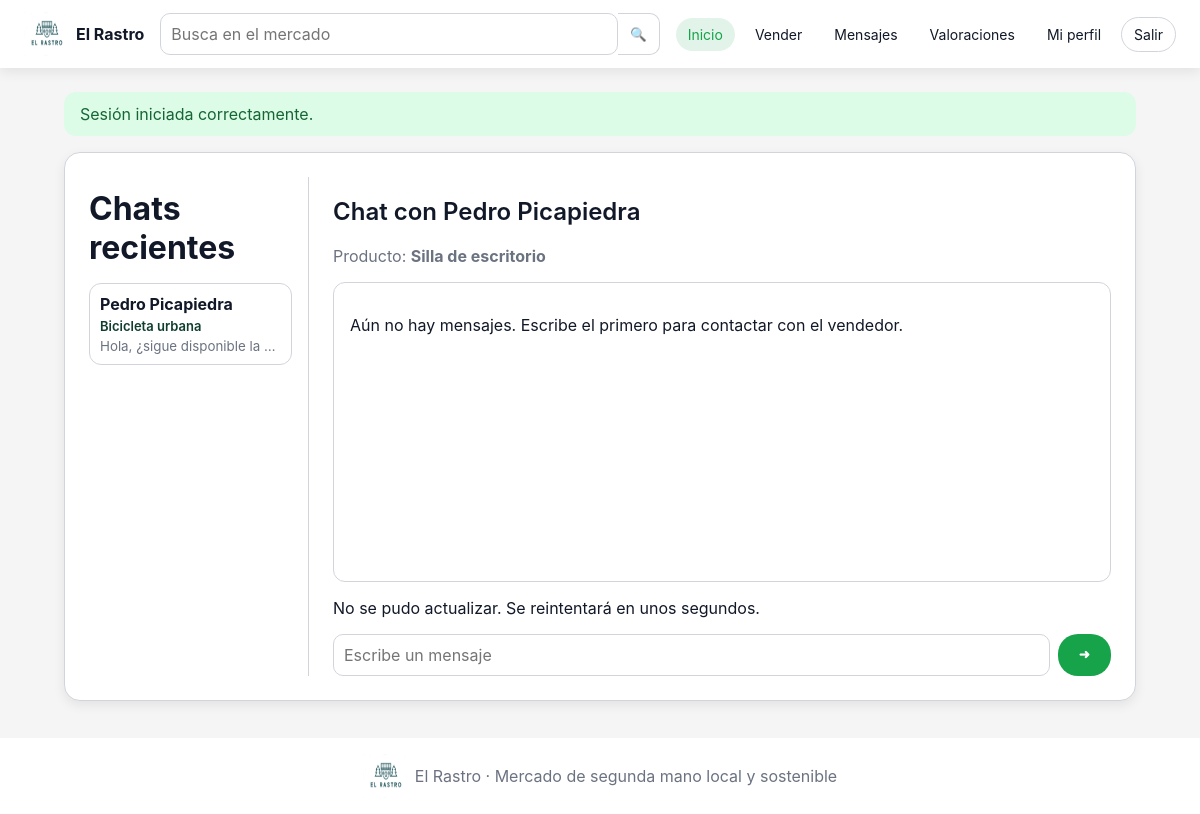
The page /public/index.php?url=mensaje/contactar/2 (signed in) on the database its author committed.
### tables this page shows
CREATE TABLE Mensaje (
    id_mensaje INT AUTO_INCREMENT PRIMARY KEY,
    contenido TEXT NOT NULL,
    fecha TIMESTAMP DEFAULT CURRENT_TIMESTAMP,
    id_emisor INT NOT NULL,
    id_receptor INT NOT NULL,
    id_producto INT NULL,
    CONSTRAINT fk_mensaje_emisor FOREIGN KEY (id_emisor) REFERENCES Usuario(id_usuario),
    CONSTRAINT fk_mensaje_receptor FOREIGN KEY (id_receptor) REFERENCES Usuario(id_usuario),
    CONSTRAINT fk_mensaje_producto FOREIGN KEY (id_producto) REFERENCES Producto(id_producto) ON DELETE SET NULL,
    CONSTRAINT chk_mensaje_distinto CHECK (id_emisor <> id_receptor)
);

CREATE TABLE Usuario (
    id_usuario INT AUTO_INCREMENT PRIMARY KEY,
    nombre VARCHAR(100) NOT NULL,
    email VARCHAR(150) NOT NULL UNIQUE,
    contrasena VARCHAR(255) NOT NULL,
    direccion VARCHAR(255),
    metodo_pago VARCHAR(50),
    fecha_registro TIMESTAMP DEFAULT CURRENT_TIMESTAMP,
    tipo VARCHAR(20) NOT NULL DEFAULT 'usuario',
    activo TINYINT(1) NOT NULL DEFAULT 1,
    CONSTRAINT chk_usuario_tipo CHECK (tipo IN ('administrador', 'usuario'))
);

CREATE TABLE Producto (
    id_producto INT AUTO_INCREMENT PRIMARY KEY,
    titulo VARCHAR(150) NOT NULL,
    descripcion TEXT NOT NULL,
    precio DECIMAL(10,2) NOT NULL,
    categoria VARCHAR(50) NOT NULL,
    estado_producto VARCHAR(50) NOT NULL,
    estado VARCHAR(50) NOT NULL DEFAULT 'disponible',
    fecha_publicacion TIMESTAMP DEFAULT CURRENT_TIMESTAMP,
    id_usuario INT NOT NULL,
    CONSTRAINT fk_producto_usuario FOREIGN KEY (id_usuario) REFERENCES Usuario(id_usuario),
    CONSTRAINT chk_producto_precio CHECK (precio > 0),
    CONSTRAINT chk_producto_categoria CHECK (categoria IN ('Electrónica', 'Moda', 'Hogar', 'Deportes', 'Otros')),
    CONSTRAINT chk_producto_estado_producto CHECK (estado_producto IN ('Nuevo', 'Como nuevo', 'Usado', 'Reacondicionado')),
    CONSTRAINT chk_producto_estado CHECK (estado IN ('disponible', 'vendido', 'eliminado'))
);

### app/core/Controller.php (called while the page is built, shortened)
<?php
abstract class Controller
{
    protected function view($view, $data = []) {
        extract($data, EXTR_SKIP);
        require APP_PATH . '/views/layouts/header.php';
        require APP_PATH . '/views/' . $view . '.php';
        require APP_PATH . '/views/layouts/footer.php';
    }
}

### app/controllers/MensajeController.php (called while the page is built, shortened)
<?php
class MensajeController extends Controller
{
    public function contactar($idProducto = null)
    {
        $producto = (new Producto())->porId((int)$idProducto);
        $idVendedor = $producto['id_usuario'];
        $this->cargarChat($idVendedor, $idProducto, $producto['titulo'], $producto['vendedor']);
    }
    private function cargarChat($idContacto, $idProducto, $productoTitulo, $contactoNombre)
    {
        $mensajeModel = new Mensaje();
        $idUsuario = $_SESSION['usuario']['id_usuario'];
        $conversaciones = $mensajeModel->conversaciones($idUsuario);
        $mensajes = $mensajeModel->hilo($idUsuario, $idContacto, $idProducto);
        $this->view('mensajes/index', [
            'conversaciones' => $conversaciones,
            'mensajes' => $mensajes,
            'chat' => [
                'id_contacto' => $idContacto,
                'id_producto' => $idProducto,
                'contacto' => $contactoNombre ?: 'Usuario',
                'producto' => $productoTitulo
            ],
            'titulo' => 'Mensajes'
        ]);
    }
}

### app/core/Router.php (called while the page is built, shortened)
<?php
class Router
{
    public function dispatch()
    {
        $url = isset($_GET['url']) ? $_GET['url'] : 'producto/index';
        $trozos = explode('/', trim($url, '/'));
        $metodo = isset($trozos[1]) ? $trozos[1] : 'index';
        $parametros = array_slice($trozos, 2);
        $controlador = new $nombreControlador();
        call_user_func_array([$controlador, $metodo], $parametros);
    }
}

### public/index.php (called while the page is built, shortened)
<?php
require_once APP_PATH . '/config/config.php';
require_once APP_PATH . '/core/Database.php';
require_once APP_PATH . '/core/Controller.php';
require_once APP_PATH . '/core/Router.php';
spl_autoload_register(function ($class) {
    foreach ([APP_PATH . '/models/', APP_PATH . '/controllers/', APP_PATH . '/core/'] as $dir) {
        $file = $dir . $class . '.php';
        if (file_exists($file)) {
            return;
        }
    }
});
$router = new Router();
$router->dispatch();

### app/core/Database.php (called while the page is built)
<?php
class Database
{
    private static $conexion = null;
    public static function getConnection()
    {
        if (self::$conexion == null) {
            $dsn = 'mysql:host=' . DB_HOST . ';dbname=' . DB_NAME . ';charset=' . DB_CHARSET;
            self::$conexion = new PDO($dsn, DB_USER, DB_PASS);
            self::$conexion->setAttribute(PDO::ATTR_ERRMODE, PDO::ERRMODE_EXCEPTION);
            self::$conexion->setAttribute(PDO::ATTR_DEFAULT_FETCH_MODE, PDO::FETCH_ASSOC);
        }
        return self::$conexion;
    }
}

### app/models/Mensaje.php (called while the page is built, shortened)
<?php
class Mensaje
{
    private $db;
    public function __construct()
    {
        $this->db = Database::getConnection();
    }
    public function conversaciones($idUsuario)
    {
        $sql = 'SELECT m.*, p.titulo AS producto,
                       emisor.nombre AS nombre_emisor,
                       receptor.nombre AS nombre_receptor
                FROM Mensaje m
                INNER JOIN Usuario emisor ON emisor.id_usuario = m.id_emisor
                INNER JOIN Usuario receptor ON receptor.id_usuario = m.id_receptor
                LEFT JOIN Producto p ON p.id_producto = m.id_producto
                WHERE m.id_emisor = :id1 OR m.id_receptor = :id2
                ORDER BY m.fecha DESC';
        $stmt = $this->db->prepare($sql);
        $stmt->execute([
            ':id1' => $idUsuario,
            ':id2' => $idUsuario
        ]);
        $mensajes = $stmt->fetchAll();
        $chats = [];
        foreach ($mensajes as $m) {
            if ((int)$m['id_emisor'] == (int)$idUsuario) {
                $idContacto = $m['id_receptor'];
                $nombreContacto = $m['nombre_receptor'];
            } else {
                $idContacto = $m['id_emisor'];
                $nombreContacto = $m['nombre_emisor'];
            }
            $idProducto = $m['id_producto'] ?: 0;
            $clave = $idContacto . '-' . $idProducto;
            if (!isset($chats[$clave])) {
                $chats[$clave] = [
                    'id_contacto' => $idContacto,
                    'contacto' => $nombreContacto,
                    'id_producto' => $m['id_producto'],
                    'producto' => $m['producto'],
                    'ultima_fecha' => $m['fecha'],
                    'ultimo_mensaje' => $m['contenido']
                ];
            }
        }
        return array_values($chats);
    }
}

### app/models/Producto.php (called while the page is built, shortened)
<?php
class Producto
{
    private $db;
    public function __construct()
    {
        $this->db = Database::getConnection();
    }
    public function porId($id)
    {
        $sql = 'SELECT p.*, u.nombre AS vendedor, u.direccion, u.email,
                       (SELECT ROUND(AVG(v.puntuacion), 1) FROM Valoracion v WHERE v.id_receptor = u.id_usuario) AS valoracion_media,
                       (SELECT COUNT(*) FROM Valoracion v WHERE v.id_receptor = u.id_usuario) AS valoracion_total
                FROM Producto p
                INNER JOIN Usuario u ON u.id_usuario = p.id_usuario
                WHERE p.id_producto = :id AND p.estado <> "eliminado"';
        $stmt = $this->db->prepare($sql);
        $stmt->execute([':id' => $id]);
        return $stmt->fetch();
    }
}

### app/config/config.php (called while the page is built, shortened)
<?php
function app_url($ruta = '') {
    $base = rtrim(BASE_URL, '/');
    $ruta = trim($ruta, '/');
    if ($ruta == '') {
        return $base . '/index.php';
    }
    return $base . '/index.php?url=' . $ruta;
}

### app/views/mensajes/index.php (the view, shortened to what this page needs)
<?php
    $pollRuta = null;
    if ($chat) {
        $pollRuta = 'mensaje/poll/' . (int)$chat['id_contacto'];
        if (!empty($chat['id_producto'])) $pollRuta .= '/' . (int)$chat['id_producto'];
    }
?>
<section class="card messages" data-messages-page data-poll-url="<?= $pollRuta ? app_url($pollRuta) : '' ?>" data-current-user="<?= (int)($_SESSION['usuario']['id_usuario'] ?? 0) ?>" data-list-poll-url="<?= app_url('mensaje/poll') ?>">
    <aside class="chat-list" data-chat-list>
        <h1>Chats recientes</h1>
        <?php foreach ($conversaciones as $c): ?>
            <?php
                $ruta = 'mensaje/ver/' . (int)$c['id_contacto'];
                if (!empty($c['id_producto'])) $ruta .= '/' . (int)$c['id_producto'];
                $activo = $chat && (int)$chat['id_contacto'] === (int)$c['id_contacto'] && (int)($chat['id_producto'] ?? 0) === (int)($c['id_producto'] ?? 0);
            ?>
            <a class="chat-preview <?= $activo ? 'active' : '' ?>" href="<?= app_url($ruta) ?>">
                <strong><?= htmlspecialchars($c['contacto']) ?></strong>
                <?php if (!empty($c['producto'])): ?>
                    <span><?= htmlspecialchars($c['producto']) ?></span>
                <?php endif; ?>
                <small><?= htmlspecialchars($c['ultimo_mensaje']) ?></small>
            </a>
        <?php endforeach; ?>
    </aside>
    <div class="chat-box" data-chat-box>
        <?php if ($chat): ?>
            <h2>Chat con <?= htmlspecialchars($chat['contacto']) ?></h2>
            <?php if (!empty($chat['producto'])): ?>
                <p class="chat-product">Producto: <strong><?= htmlspecialchars($chat['producto']) ?></strong></p>
            <?php endif; ?>
            <div class="message-list thread" data-thread>
                <?php if (empty($mensajes)): ?>
                    <p>Aún no hay mensajes. Escribe el primero para contactar con el vendedor.</p>
                <?php endif; ?>
            </div>
            <p class="chat-status" data-chat-status>Actualización automática activada.</p>
            <form method="post" action="<?= app_url('mensaje/enviar') ?>" class="send-message">
                <input type="text" name="contenido" placeholder="Escribe un mensaje" required maxlength="500">
                <button class="btn primary" type="submit">➜</button>
            </form>
        <?php else: ?>
            <h2>Selecciona una conversación</h2>
            <p>Desde la ficha de un producto puedes pulsar <strong>Contactar vendedor</strong> para abrir un chat automáticamente.</p>
        <?php endif; ?>
    </div>
</section>

### public/assets/css/estilo.css (style rules this page uses)
:root { --green: #16A34A; --green-dark: #0F3D2E; --bg: #F5F5F5; --gray: #D1D5DB; --text-muted: #6B7280; --text: #111827; --error: #DC2626; --warning: #F59E0B; --shadow: 0 4px 12px rgba(0,0,0,0.08); --radius: 12px; --radius-lg: 16px; }
* { box-sizing: border-box; }
body { margin: 0; font-family: Inter, Poppins, Roboto, Arial, sans-serif; background: var(--bg); color: var(--text); font-size: 16px; }
a { color: var(--green); text-decoration: none; }
h1 { font-size: clamp(28px, 4vw, 32px); margin: 12px 0 16px; font-weight: 700; }
h2 { font-size: clamp(22px, 3vw, 24px); font-weight: 600; }
.card { background: #fff; border: 1px solid var(--gray); border-radius: var(--radius-lg); box-shadow: var(--shadow); padding: 24px; }
.btn { display: inline-flex; align-items: center; justify-content: center; border: 1px solid transparent; border-radius: 20px; padding: 10px 20px; font-weight: 600; cursor: pointer; transition: .2s ease; }
.btn.primary { background: var(--green); color: #fff; }
input, textarea, select, .search input { width: 100%; background: #fff; border: 1px solid var(--gray); border-radius: 10px; padding: 10px; font: inherit; }
.messages { display: grid; grid-template-columns: 220px 1fr; gap: 24px; }
.chat-list { border-right: 1px solid var(--gray); padding-right: 16px; }
.chat-preview { display: grid; gap: 4px; padding: 10px; border: 1px solid var(--gray); border-radius: var(--radius); margin-bottom: 8px; color: var(--text); background: #fff; }
.chat-preview span { color: var(--green-dark); font-size: 13px; font-weight: 600; }
.chat-preview small { color: var(--text-muted); white-space: nowrap; overflow: hidden; text-overflow: ellipsis; }
.chat-product { color: var(--text-muted); }
.message-list { min-height: 300px; border: 1px solid var(--gray); border-radius: var(--radius); padding: 16px; }
.message-list.thread { display: flex; flex-direction: column; gap: 8px; }
.send-message { display: grid; grid-template-columns: 1fr auto; gap: 8px; margin-top: 12px; }

### rows shown on the page
mensaje: id_emisor.nombre "Pedro Picapiedra", id_producto.titulo "Bicicleta urbana", contenido "Hola, ¿sigue disponible la…"
producto: id_usuario.nombre "Pedro Picapiedra", titulo "Silla de escritorio"

### other values the page prints
$_SESSION['exito'] "Sesión iniciada correctamente."
